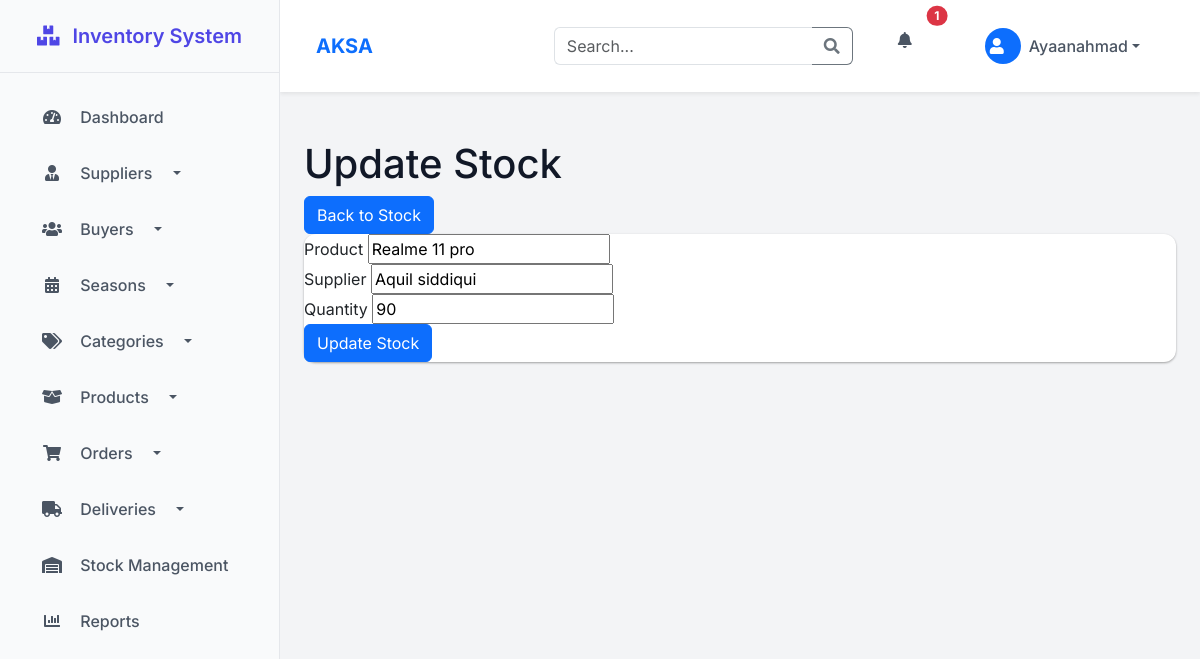
The page /store/stock/update/1/ (signed in) on the database its author committed.
### inventory/models.py (models this page shows)
class User(AbstractUser):
    is_buyer = models.BooleanField(default=False)
    is_supplier = models.BooleanField(default=False)
    is_admin = models.BooleanField(default=False)

### store/models.py (models this page shows, shortened)
class Stock(models.Model):
    product = models.ForeignKey('Product', on_delete=models.CASCADE,)
    supplier = models.ForeignKey('Supplier', on_delete=models.CASCADE)
    quantity = models.IntegerField(default=0)
    date_added = models.DateField(auto_now_add=True)
    alert_threshold = models.IntegerField(default=10)
    class Meta:
        unique_together = ('product', 'supplier')

class Product(models.Model):
    name = models.CharField(max_length=120, unique=True)
    sortno = models.PositiveIntegerField()
    created_date = models.DateField(auto_now_add=True)
    price = models.DecimalField(max_digits=10, decimal_places=2,default=0)
    def __str__(self):
        return self.name

class Supplier(models.Model):
    user = models.OneToOneField(User, on_delete=models.CASCADE)
    name = models.CharField(max_length=120, unique=True)
    address = models.CharField(max_length=220)
    created_date = models.DateField(auto_now_add=True)
    def __str__(self):
        return self.name

### store/views.py (the view)
# urls.py: path('stock/update/<int:pk>/', update_stock, name='update_stock'),
def update_stock(request, pk):
    stock = get_object_or_404(Stock, id=pk)
    if request.method == 'POST':
        new_quantity = int(request.POST.get('quantity', 0))
        stock.quantity = new_quantity
        stock.save()
        messages.success(request, 'Stock updated successfully')
        return redirect('stock_list')
    return render(request, 'store/update_stock.html', {'stock': stock})

### store/context_processors.py (called while the page is built)
def alerts_context(request):
    if request.user.is_authenticated:
        return {
            'unread_alerts_count': Alert.objects.filter(user=request.user, is_read=False).count(),
            'recent_alerts': Alert.objects.filter(user=request.user).order_by('-created_at')[:5]
        }
    return {}

### templates/store/update_stock.html (shortened to what this page needs)
{% extends 'base/base.html' %}
{% block content %}
<div class="header">
    <h1>Update Stock</h1>
    <a href="{% url 'stock_list' %}" class="btn btn-primary">Back to Stock</a>
</div>
<div class="card">
    <form method="post">
        <div class="form-group">
            <label>Product</label>
            <input type="text" value="{{ stock.product }}" readonly>
        </div>
        <div class="form-group">
            <label>Supplier</label>
            <input type="text" value="{{ stock.supplier }}" readonly>
        </div>
        <div class="form-group">
            <label for="quantity">Quantity</label>
            <input type="number" id="quantity" name="quantity" value="{{ stock.quantity }}" min="0" required>
        </div>
        <button type="submit" class="btn btn-primary">Update Stock</button>
    </form>
</div>
{% endblock %}

### templates/base/navbar.html (shortened to what this page needs)
<header class="navbar navbar-expand-lg navbar-light bg-white shadow-sm">
    <div class="container-fluid">
        <a class="navbar-brand fw-bold text-primary">AKSA</a>
        <div class="collapse navbar-collapse">
            <form class="d-flex ms-auto me-3" method="GET" action="{% url 'search' %}">
                <div class="input-group">
                    <input class="form-control border-end-0" type="search" name="q" placeholder="Search..."
                           aria-label="Search" value="{{ request.GET.q }}">
                    <button class="btn btn-outline-secondary border-start-0" type="submit">
                        <i class="fas fa-search"></i>
                    </button>
                </div>
            </form>
            <ul class="navbar-nav">
                <li class="nav-item dropdown me-2">
                    <a class="nav-link position-relative" href="#" id="alertsDropdown" role="button"
                       data-bs-toggle="dropdown" aria-expanded="false">
                        <i class="fas fa-bell text-gray-600"></i>
                        {% if unread_alerts_count > 0 %}
                        <span class="position-absolute top-0 start-100 translate-middle badge rounded-pill bg-danger">
                            {{ unread_alerts_count }}
                        </span>
                        {% endif %}
                    </a>
                </li>
                <li class="nav-item dropdown">
                    <a class="nav-link dropdown-toggle d-flex align-items-center" href="#" id="userDropdown"
                       role="button" data-bs-toggle="dropdown" aria-expanded="false">
                        <div class="avatar avatar-sm me-2">
                            <div class="bg-primary text-white rounded-circle d-flex align-items-center justify-content-center"
                                 style="width: 36px; height: 36px;">
                                <i class="fas fa-user"></i>
                            </div>
                        </div>
                        <span class="d-none d-lg-inline">{{ request.user.username }}</span>
                    </a>
                </li>
            </ul>
        </div>
    </div>
</header>

### templates/base/base.html (style rules this page uses)
:root { --primary: #4f46e5; --primary-hover: #4338ca; --sidebar-bg: #f9fafb; --sidebar-active: #e0e7ff; --header-bg: #ffffff; --card-shadow: 0 1px 3px rgba(0,0,0,0.12), 0 1px 2px rgba(0,0,0,0.24); --transition: all 0.3s cubic-bezier(.25,.8,.25,1); }
body { font-family: 'Inter', sans-serif; background-color: #f3f4f6; color: #111827; }
.nav-link { color: #4b5563; padding: 0.75rem 1.5rem; font-weight: 500; border-radius: 0.5rem; margin: 0.25rem 1rem; transition: var(--transition); }
.nav-link i { width: 24px; text-align: center; margin-right: 12px; }
.navbar { background: var(--header-bg); box-shadow: var(--card-shadow); padding: 0.75rem 1.5rem; }
.navbar-brand { font-weight: 700; color: var(--primary); font-size: 1.25rem; }
.card { border: none; border-radius: 0.75rem; box-shadow: var(--card-shadow); transition: var(--transition); }

### rows shown on the page
User: user.username "Ayaanahmad"
Stock: product "Realme 11 pro", supplier "Aquil siddiqui", quantity "90"

### other values the page prints
{{ unread_alerts_count }} "1"
